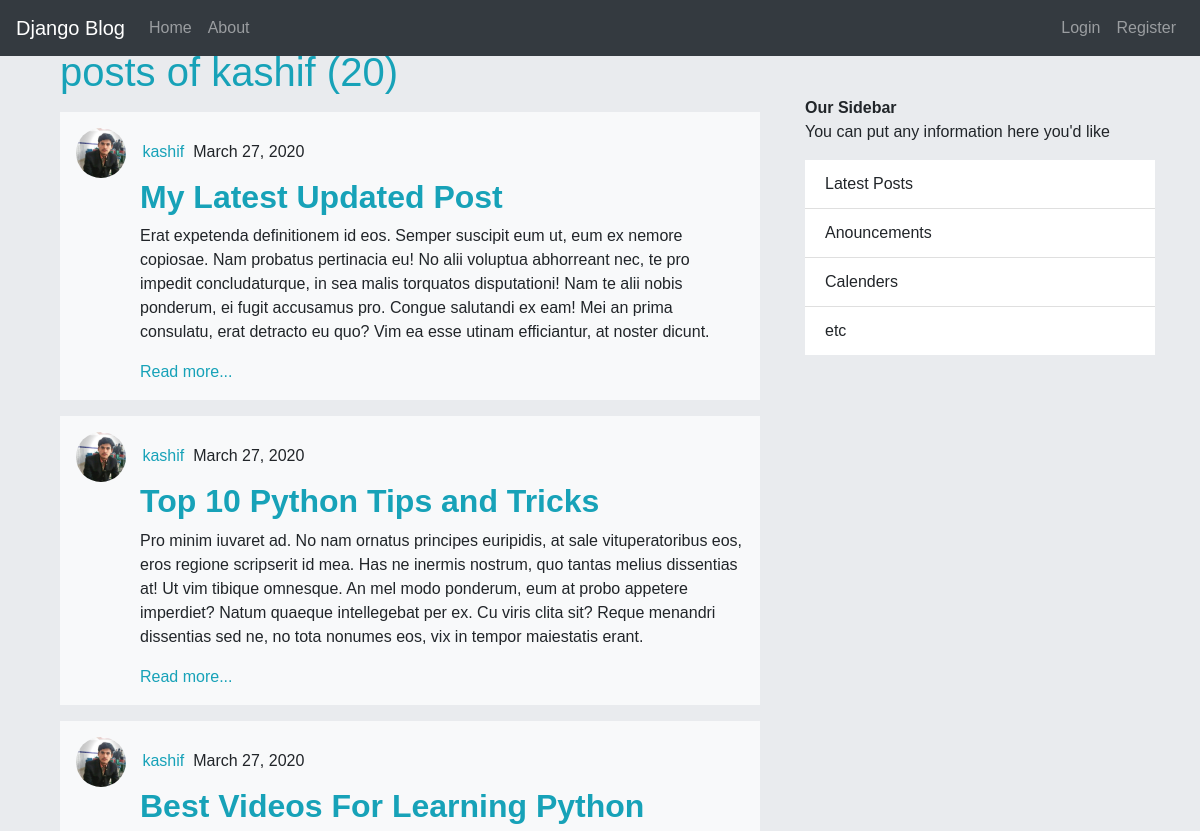
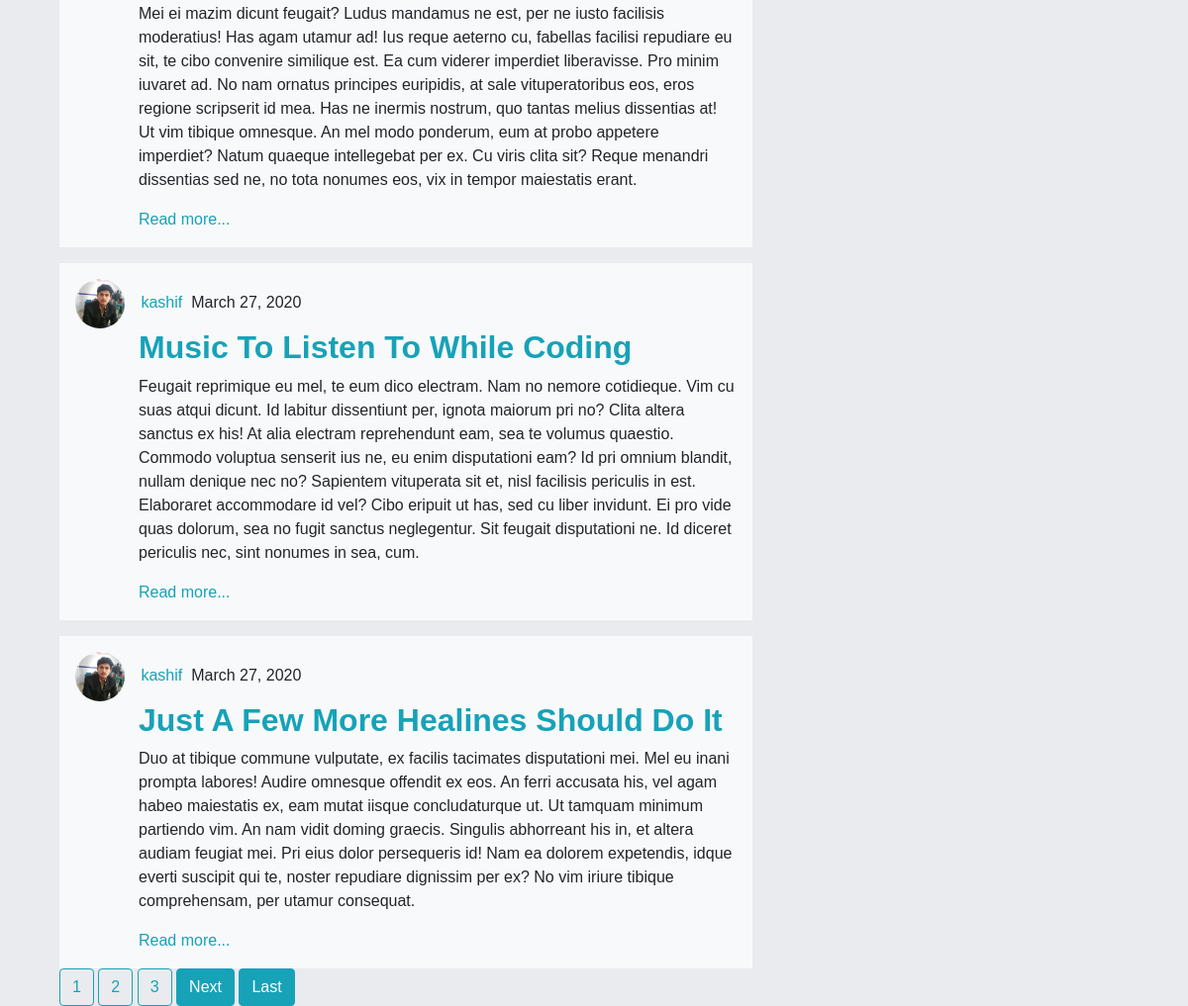
Page /post/kashif on the earlier database version (2 pictures, top to bottom).
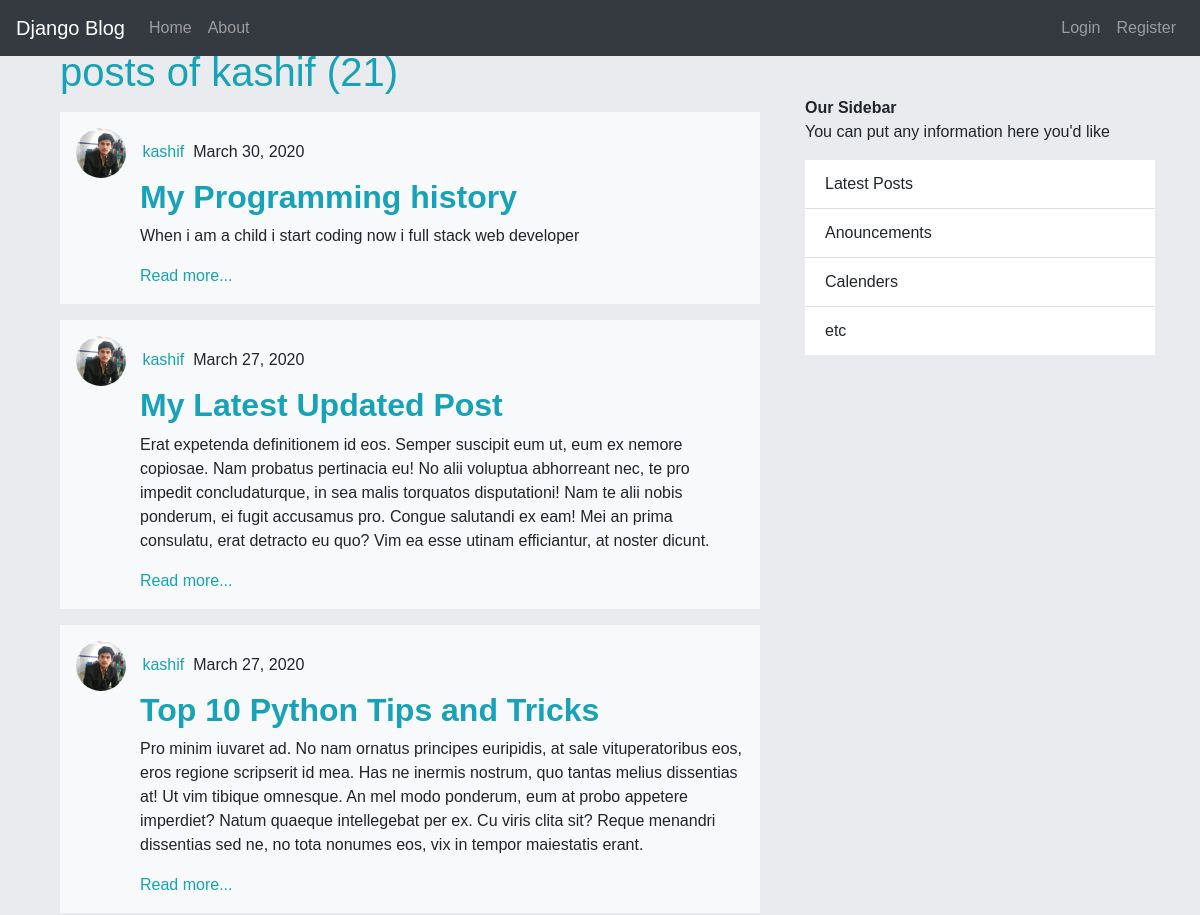
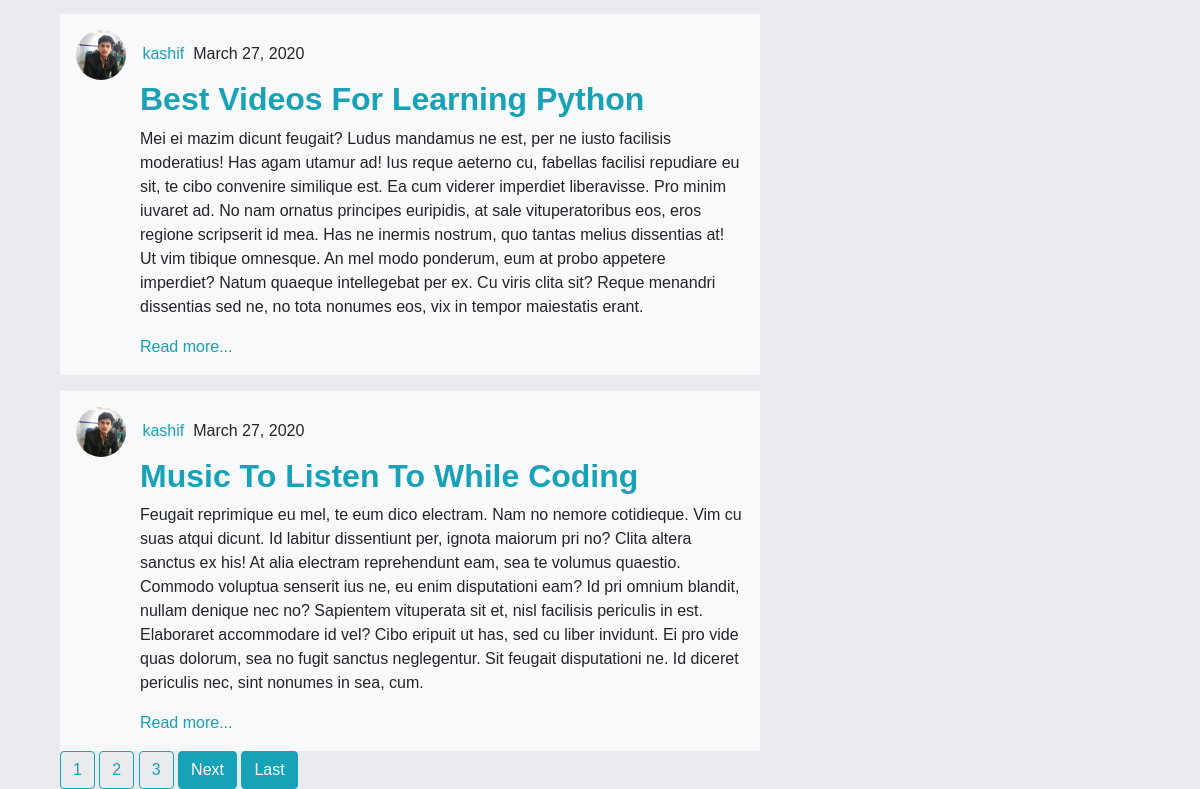
Same page on the later database version (2 pictures, top to bottom).
### blog/models.py (models this page shows, shortened)
class Post(models.Model):
    title = models.CharField(max_length=200)
    content = models.TextField()
    date_posted = models.DateTimeField(default=timezone.now)
    author      = models.ForeignKey(User,on_delete=models.CASCADE)

### users/models.py (models this page shows, shortened)
class Profile(models.Model):
    user  = models.OneToOneField(User,on_delete=models.CASCADE)
    image = models.ImageField(default='azadari.png', upload_to='profile_pics')

### blog/views.py (the view)
# urls.py: path('post/<str:username>',UserPostListView.as_view(), name="post-user"),
class UserPostListView(ListView):
    model = Post
    template_name = 'blog/user_posts.html'
    context_object_name = 'posts'
    paginate_by = 5
    def get_queryset(self):
        user = get_object_or_404(User,username=self.kwargs.get('username'))
        return Post.objects.filter(author=user).order_by('-date_posted')

### blog/templates/blog/user_posts.html (shortened to what this page needs)
{% extends 'blog/base.html' %}
{% block content %}
  <h1 class="text-info " >posts of {{ view.kwargs.username }} ({{ page_obj.paginator.count }}) </h1>
  {% for post in posts %}
    <div class="bg-light mt-3 p-3" >
      <div data-aos="fade-right" data-aos-duration="3000">
        <img src="{{post.author.profile.image.url }}" alt="" class="img-fluid rounded-circle" width="50" height="43">
        <a href="{% url 'post-user' post.author.username %}" class="text-info">{{ post.author }}</a>
      &nbsp;{{ post.date_posted|date:'F d, Y' }}
      </div>
      <div class="ml-5 pl-3" data-aos="fade-left" data-aos-duration="3000">
        <h2 class="font-weight-bold text-info  " >{{post.title}}</h2>
        <p>{{post.content}}</p>
        <a class="text-info" href="{% url 'post-detail' post.id %}">Read more...</a>
      </div>
    </div>
  {% endfor %}
  {% if is_paginated %}
    {% for num in page_obj.paginator.page_range %}
      {% if page_obj.number == num %}
        <a href="?page={{num}}" class="btn btn-outline-info ">{{num}}</a>
      {% elif num > page_obj.number|add:'-3' and num < page_obj.number|add:'3' %}
        <a href="?page={{num}}" class="btn btn-outline-info ">{{num}}</a>
      {% endif %}
    {% endfor %}
    {% if page_obj.has_next %}
      <a href="?page={{page_obj.next_page_number}}" class="btn btn-outline-info active">Next</a>
      <a href="?page={{page_obj.paginator.num_pages}}" class="btn btn-outline-info active">Last</a>
    {% endif %}
  {% endif %}
{% endblock content %}

### blog/templates/blog/base.html (shortened to what this page needs)
{% load static %}
<!DOCTYPE html>
<html lang="en">
<head>
  <link href="https://unpkg.com/aos@2.3.1/dist/aos.css" rel="stylesheet">
  <link rel="stylesheet" type="text/css" href="{% static 'blog/css/bootstrap.min.css' %}">
  <link rel="stylesheet" type="text/css" href="{% static 'blog/css/style.css'%}">
</head>
<body>
  <div class="container">
    <div class="row">
      <nav class="navbar navbar-expand-md fixed-top  navbar-dark bg-dark " >
          <a href="/" class="navbar-brand">Django Blog</a>
          <div class="collapse navbar-collapse"  id="navBar" >
            <ul class="navbar-nav mr-auto">
              <li class="nav-item">
                <a href="{% url 'blog-home' %}" class="nav-link">Home</a>
              </li>
              <li class="nav-item">
                <a href="{% url 'blog-about' %}" class="nav-link">About</a>
              </li>
            </ul>
            <div class="form-inline navbar-nav  my-lg-0">
              {% if user.is_authenticated  %}
                <li class="nav-item">
                  <a href="{% url 'profile' %}" class="nav-link">Profile</a>
                </li>
                <li class="nav-item">
                  <a href="{% url 'post-create' %}" class="nav-link">Create Post</a>
                </li>
                <li class="nav-item">
                  <a href="{% url 'logout' %}" class="nav-link">Logout</a>
                </li>
              {%else%}
                <li class="nav-item">
                  <a href="{%  url 'login' %}" class="nav-link">Login</a>
                </li>
                <li class="nav-item">
                  <a href="{% url 'register' %}" class="nav-link" >Register</a>
                </li>
              {%endif%}
            </div>
          </div>
        </nav>
      </div>
    <div class="row mt-5">
      <div class="col-12 col-sm-8 col-md-8 col-lg-8 col-xl-8">
        <div data-aos="flip-left">
          <div class="container">
            {% block content %} {% endblock content %}
          </div>
        </div>
      </div>
      <div class="col-12 col-sm-4 col-md-4 col-lg-4 col-xl-4 mt-5">
        <h7 class="font-weight-bold">Our Sidebar</h7>
        <p>You can put any information here you'd like</p>
        <ul class="list-group list-group-flush" >
          <li class="list-group-item" >Latest Posts</li>
          <li class="list-group-item" >Anouncements</li>
          <li class="list-group-item" >Calenders</li>
          <li class="list-group-item" >etc</li>
        </ul>
      </div>
    </div>
  </div>
</body>
</html>

### blog/static/blog/css/style.css (style rules this page uses)
body { font-family: Arial, Helvetica, sans-serif; background-color: #e9ebee; }
img { margin-right: 12px; }

Differences in the rows shown:
no longer on this page (row unchanged): Post: author.profile.image (picture), author "kashif", date_posted "March 27, 2020", title "Just A Few More Healines Should Do It", content "Duo at tibique commune vulputate, ex facilis tacimates disputationi mei. Mel eu inani prompta labores! Audire omnesque offendit ex eos. An ferri accusata his, vel agam habeo maiestatis ex, eam mutat iisque concludaturque ut. Ut tamquam minimum partiendo vim. An nam vidit doming graecis. Singulis abhorreant his in, et altera audiam feugiat mei. Pri eius dolor persequeris id! Nam ea dolorem expetendis, idque everti suscipit qui te, noster repudiare dignissim per ex? No vim iriure tibique comprehensam, per utamur consequat."
added Post: author.profile.image (picture), author "kashif", date_posted "March 30, 2020", title "My Programming history", content "When i am a child i start coding now i full stack web developer"
Other differences:
{{ page_obj.paginator.count }}: "20" → "21"
